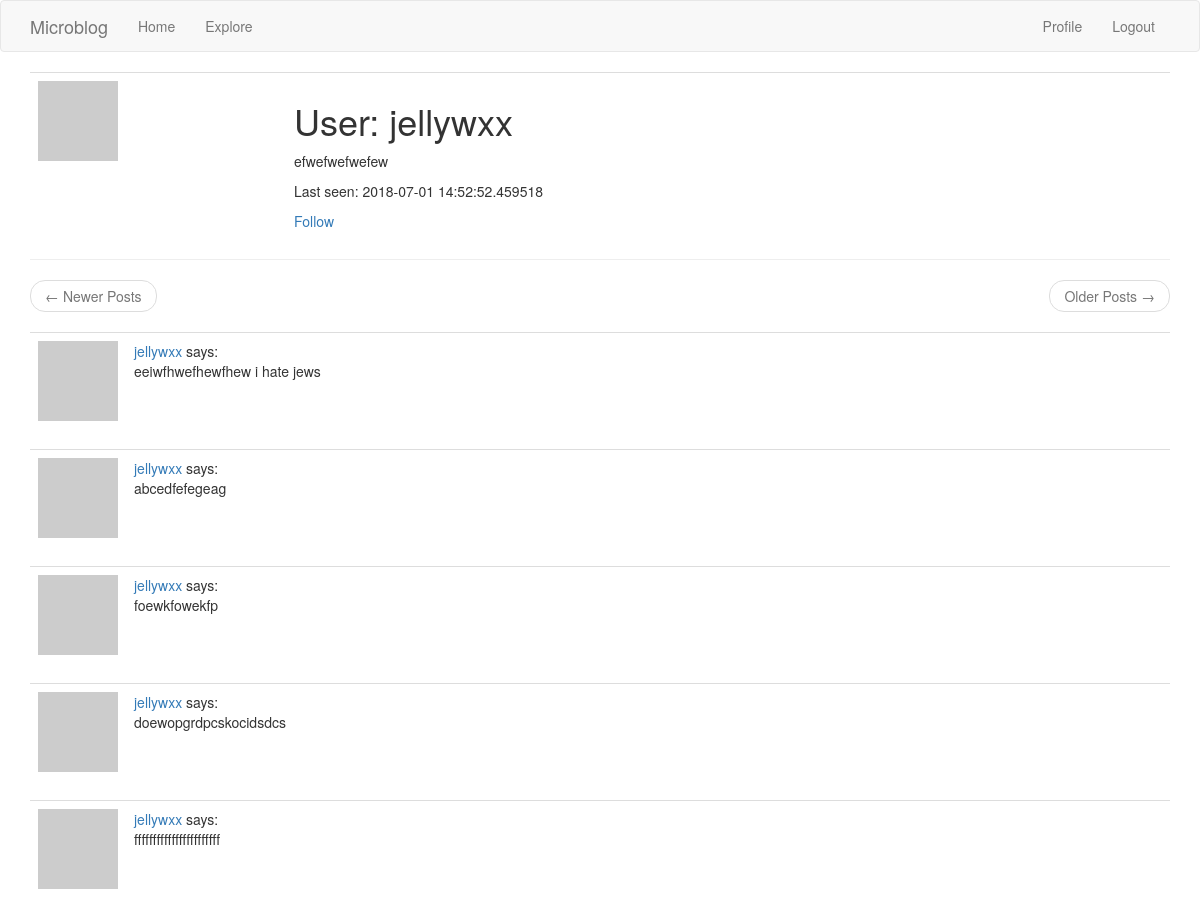
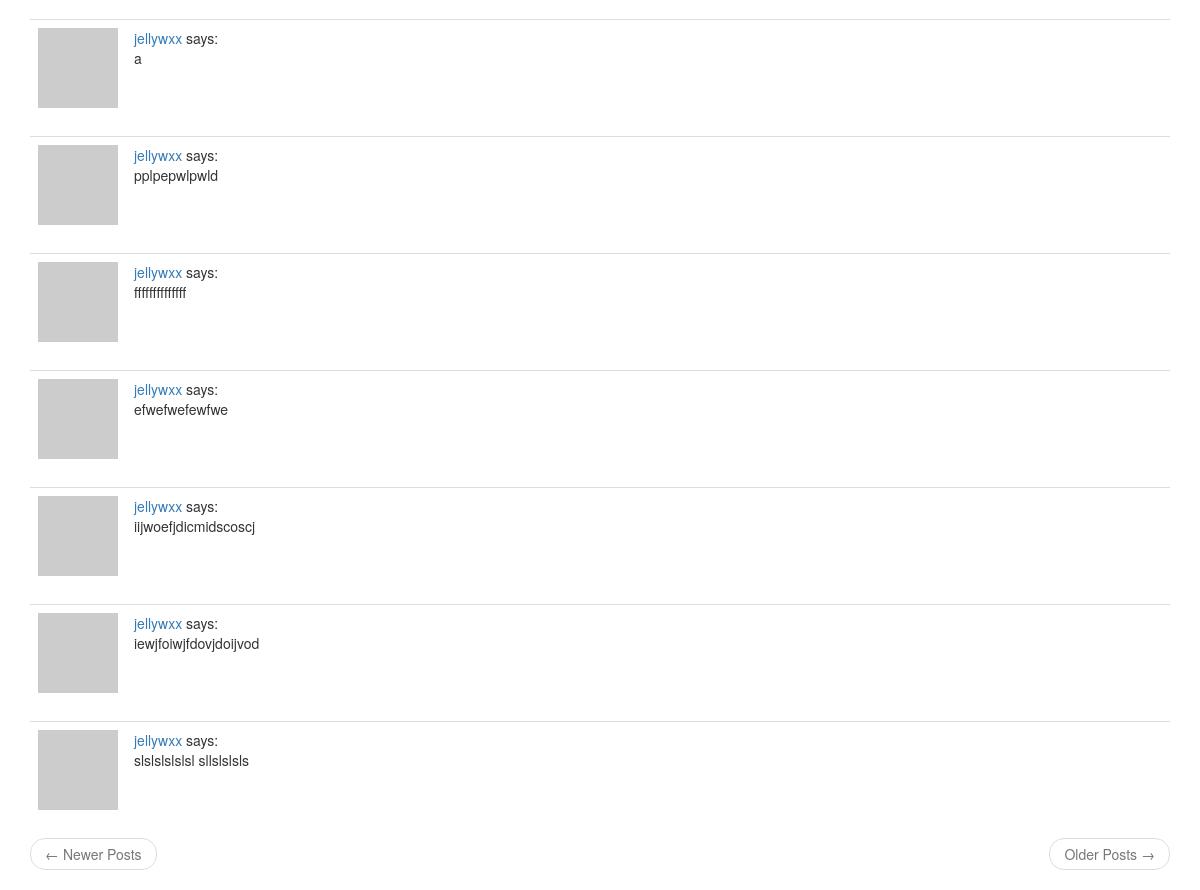
The app's page /user/jellywxx (signed in) with its own data (2 pictures, top to bottom).
### app/models.py (models this page shows, shortened)
class User(UserMixin, db.Model):
    id = db.Column(db.Integer, primary_key=True)
    username = db.Column(db.String(64), index=True, unique=True)
    email = db.Column(db.String(120), index=True, unique=True)
    password_hash = db.Column(db.String(128))
    about_me = db.Column(db.String(140))
    last_seen = db.Column(db.DateTime, default=datetime.utcnow)
    posts = db.relationship('Post', backref='author', lazy='dynamic')
    followed = db.relationship(
        'User', secondary=followers,
        primaryjoin=(followers.c.follower_id == id),
        secondaryjoin=(followers.c.followed_id == id),
        backref=db.backref('followers', lazy='dynamic'), lazy='dynamic'
    )
    def avatar(self, size=80):
        digest = md5(self.email.lower().encode('utf-8')).hexdigest()
        return 'https://www.gravatar.com/avatar/{}?d=identicon&s={}'.format(digest, size)
    def is_following(self, user):
        return self.followed.filter(followers.c.followed_id == user.id).count() > 0

class Post(db.Model):
    id = db.Column(db.Integer, primary_key=True)
    body = db.Column(db.String(140))
    timestamp = db.Column(db.DateTime, index=True, default=datetime.utcnow)
    user_id = db.Column(db.Integer, db.ForeignKey('user.id'))

### app/routes.py (the view)
@app.route('/user/<username>')
@login_required
def user(username):
    user = User.query.filter_by(username=username).first_or_404()
    page = request.args.get('page', 1, type=int)
    posts = Post.query.filter(Post.author==user).paginate(page, app.config['POSTS_PER_PAGE'], False)
    next_url = url_for('index', page=posts.next_num) if posts.has_next else None
    prev_url = url_for('index', page=posts.prev_num) if posts.has_prev else None
    return render_template('user.html', title=user.username, user=user, posts=posts.items, next_url=next_url, prev_url=prev_url)

### app/models.py (called while the page is built)
@login.user_loader
def load_user(id):
    return User.query.get(int(id))

### app/routes.py (called while the page is built)
@app.before_request
def before_request():
    if current_user.is_authenticated:
        current_user.last_seen = datetime.utcnow()
        db.session.commit()

### app/templates/user.html (shortened to what this page needs)
{% extends "base.html" %}
{% block app_content %}
  <table class="table table-hover">
    <tr>
      <td width="256px"><img src="{{ user.avatar(256) }}"></img></td>
      <td>
        <h1>User: {{user.username }}</h1>
        {% if user.about_me %}<p>{{ user.about_me }}</p>{% endif %}
        {% if user.last_seen %}<p>Last seen: {{ user.last_seen }}</p>{% endif %}
        {% if user.id == current_user.id %}
        <a href="{{ url_for('edit_profile') }}">Edit Profile</a>
        {% elif current_user.is_following(user) %}
        <a href="{{ url_for('unfollow', username=user.username)}}">Unfollow</a>
        {% else %}
        <a href="{{ url_for('follow', username=user.username)}}">Follow</a>
        {% endif %}
      </td>
    </tr>
  </table>
  <hr>
  {% include "_view.html" %}
{% endblock %}

### app/templates/_post.html
<table class="table table-hover">
  <tr>
    <td width="70px">
      <a href="{{ url_for('user', username=post.author.username) }}">
        <img src="{{ post.author.avatar(70) }}">
      </a>
    </td>
    <td>
      <a href="{{ url_for('user', username=post.author.username) }}">
        {{ post.author.username }}
      </a>
      says:
      <br>
      {{ post.body }}
    </td>
  </tr>
</table>

### records on screen
User: username "jellywxx", about_me "efwefwefwefew", last_seen "2018-07-01 14:52:52.459518"
Post: author.username "jellywxx", body "eeiwfhwefhewfhew i hate jews"
Post: author.username "jellywxx", body "abcedfefegeag"
Post: author.username "jellywxx", body "foewkfowekfp"
Post: author.username "jellywxx", body "doewopgrdpcskocidsdcs"
Post: author.username "jellywxx", body "fffffffffffffffffffffff"
Post: author.username "jellywxx", body "a"
Post: author.username "jellywxx", body "pplpepwlpwld"
Post: author.username "jellywxx", body "ffffffffffffff"
Post: author.username "jellywxx", body "efwefwefewfwe"
Post: author.username "jellywxx", body "iijwoefjdicmidscoscj"
Post: author.username "jellywxx", body "iewjfoiwjfdovjdoijvod"
Post: author.username "jellywxx", body "slslslslslsl sllslslsls"
